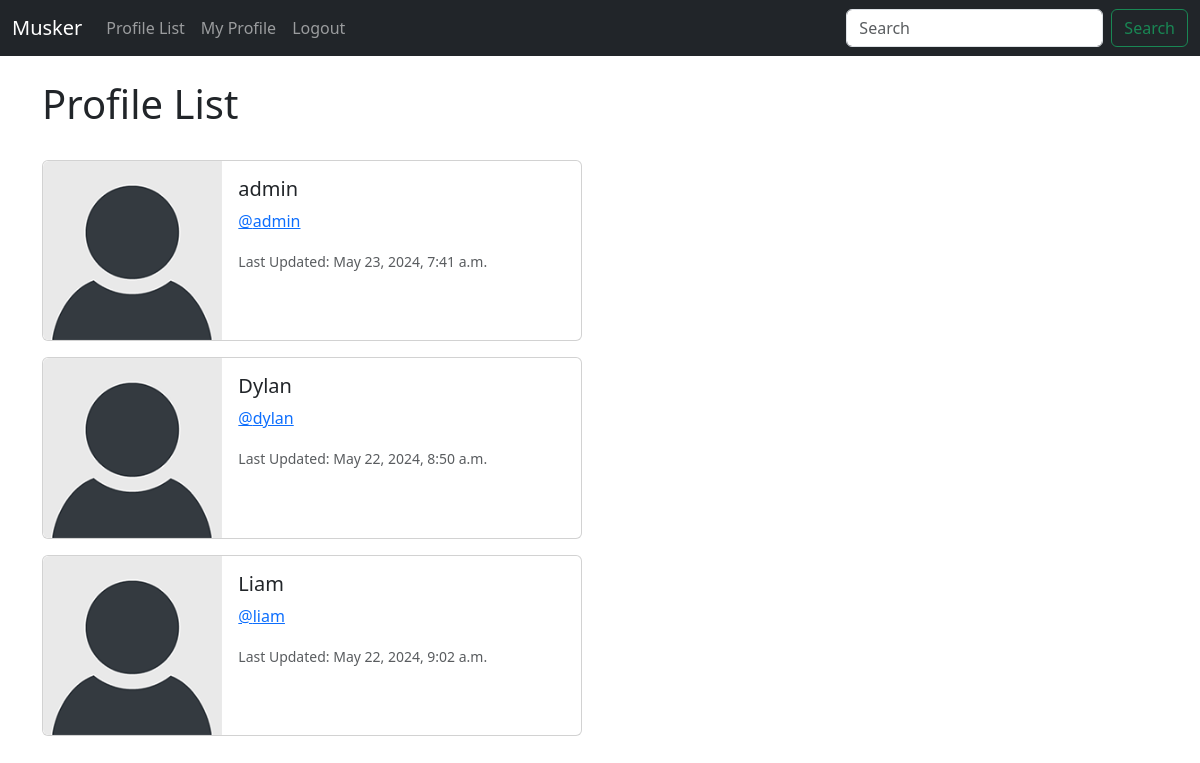
The app's page /profile_list/ (signed in), older data.
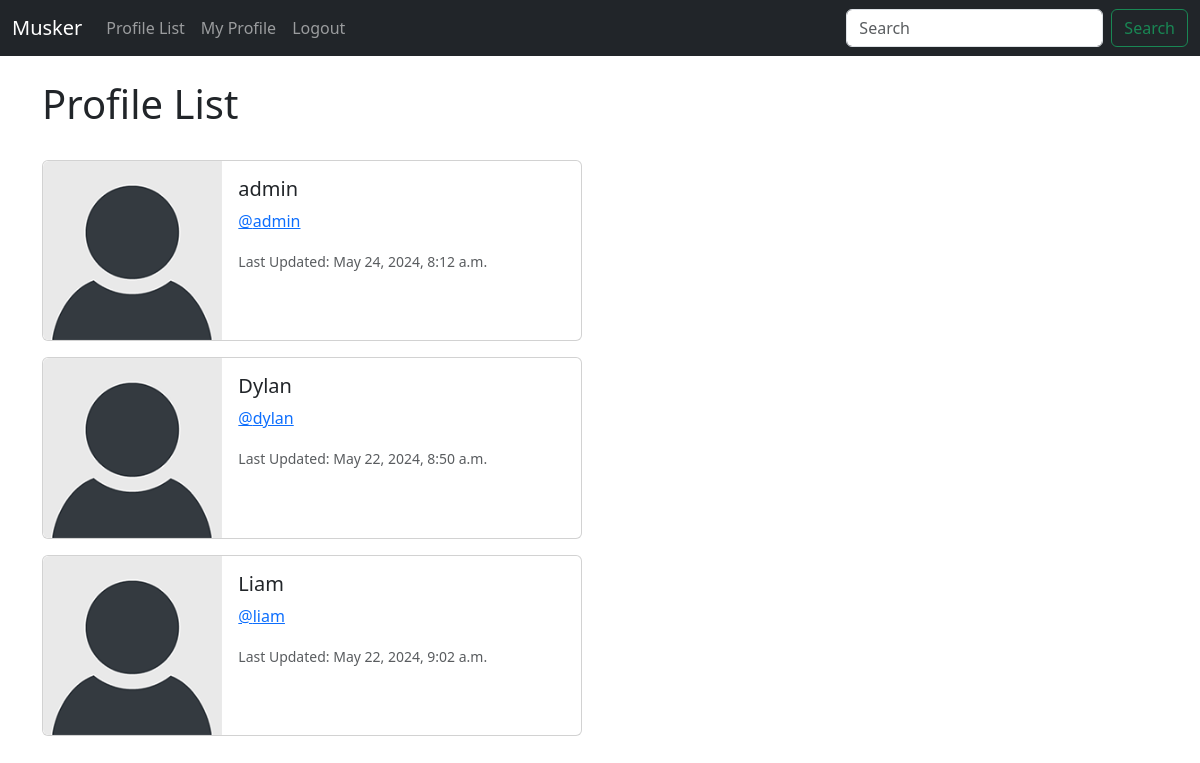
The same page, newer data.
### musker/models.py (models this page shows, shortened)
class Profile(models.Model):
    user = models.OneToOneField(User, on_delete=models.CASCADE)
    follows = models.ManyToManyField("self", related_name="followed_by", symmetrical=False, blank=True)
    date_modified = models.DateTimeField(User, auto_now=True)

### musker/views.py (the view)
# urls.py: path('profile_list/', views.profile_list, name='profile_list'),
def profile_list(request):
    if request.user.is_authenticated:
        profiles = Profile.objects.exclude(user=request.user)
        return render(request, 'profile_list.html', {"profiles":profiles})
    else:
        messages.success(request, ("You Must Be Logged In To View This Page!"))
        return render(request, 'home.html')

### musker/templates/profile_list.html
{% extends 'base.html' %}
{% load static %}
{% block content %}
    <h1>Profile List</h1>
    <br>
    {% if profiles %}
        {% for profile in profiles %}
        <div class="card mb-3" style="max-width: 540px;">
            <div class="row g-0">
              <div class="col-md-4">
                <img src="{% static 'images/default_profile_pic.png' %}" class="img-fluid rounded-start" alt="Profile Image">
              </div>
              <div class="col-md-8">
                <div class="card-body">
                  <h5 class="card-title">{{ profile.user.username }}</h5>
                  <p class="card-text"><a href="{% url 'profile' profile.user.id %}">@{{ profile.user.username|lower }}</a></p>
                  <p class="card-text"><small class="text-body-secondary">Last Updated: {{ profile.date_modified }}</small></p>
                </div>
              </div>
            </div>
          </div>
        {% endfor %}
    {% endif %}
{% endblock %}

Row changes from the older to the newer data that the page shows:
changed Profile "admin": date_modified "May 23, 2024, 7:41 a.m." → "May 24, 2024, 8:12 a.m."
